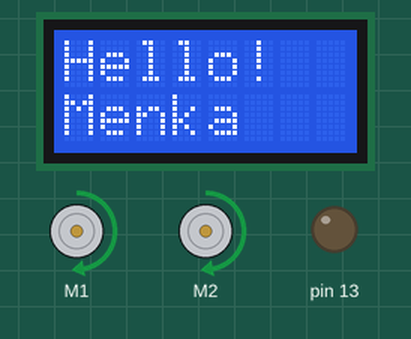
Simulated run of this sketch. Board: Arduino Leonardo, built with avr-gcc and run on an emulated ATmega32U4. Parts: 8×2 character LCD, 2 × DC motor (green arrow = forward, orange = backward, longer = faster), output pins drawn as LEDs (lit = HIGH).

Above: at 0.1 s.
At 5.1 s:
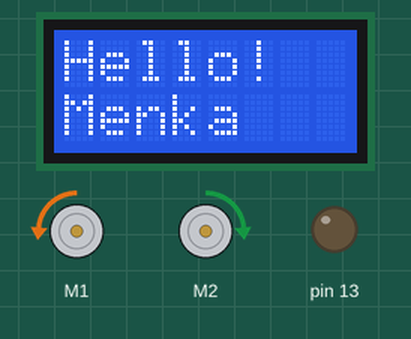
At 65.1 s:
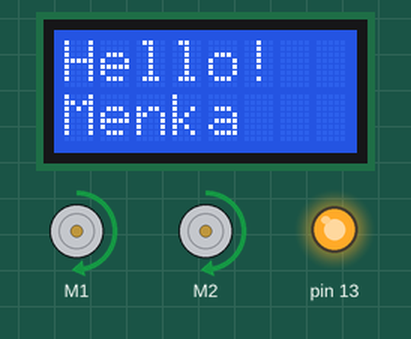
At 122.1 s:
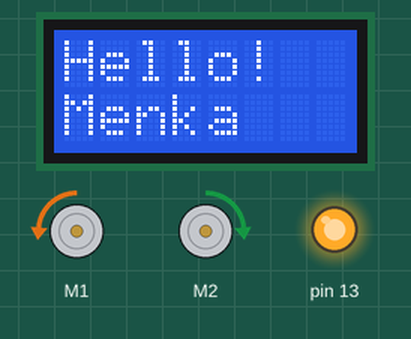
Timing chart, 0 to 123.6 s (numbered marks = the images above):
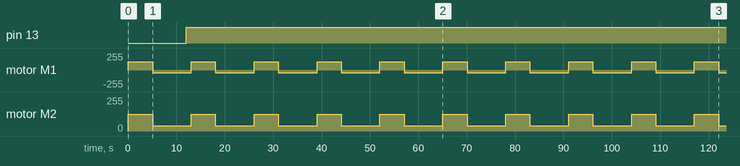

The sketch:

demo_move_turn.ino
```cpp
//prepared by Menka Mehta

//import zumo libraries
#include <Zumo32U4.h>

//declare variables
Zumo32U4LCD lcd;
Zumo32U4Motors motors;

//Question: where is the lcd screen?
void setup() {
  //clear the lcd screen
  lcd.clear();
  //print hello on line 0
  lcd.gotoXY(0,0);
  lcd.print("Hello!");
  //print Menka on line 1
  lcd.gotoXY(0,1);
  lcd.print("Menka");
}

void loop() {
  // put your main code here, to run repeatedly:
//150 rotations per minute
  //++ move forward
  //--move backward
  //-+turns left
  //+-turns right
motors.setSpeeds(200,200);
delay(5000);
motors.setSpeeds(-60,60);
delay(7000);

  // 1 means ON, 0 means OFF
  //turn all leds ON
  ledRed(1);
  ledYellow(1);
  ledGreen(1);
  //wait for 1 second
  delay(1000);


}
```

Measured:
- by itself, pin 13: LOW → HIGH at 12.1 s
- by itself, motor M1: alternates forward 127/255 for 5.0 s and backward 38/255 for 8.0 s
- by itself, motor M2: alternates forward 127/255 for 5.0 s and forward 38/255 for 8.0 s
